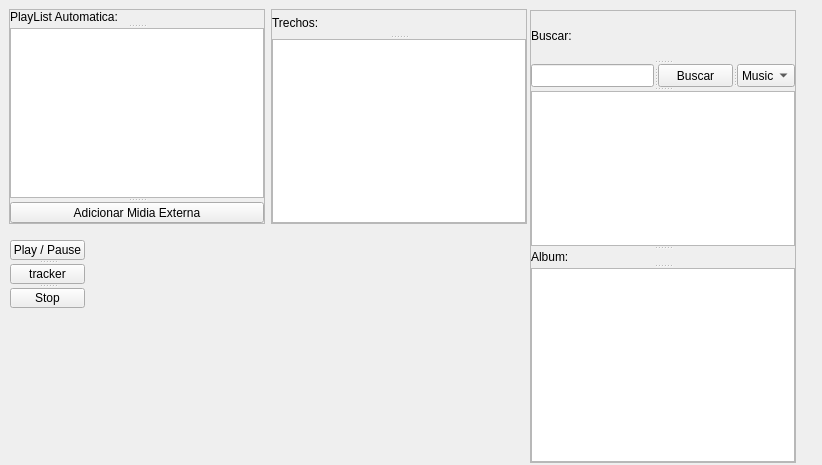
<?xml version="1.0" encoding="UTF-8"?>
<ui version="4.0">
 <class>Form</class>
 <widget class="QWidget" name="Form">
  <property name="geometry">
   <rect>
    <x>0</x>
    <y>0</y>
    <width>822</width>
    <height>465</height>
   </rect>
  </property>
  <property name="windowTitle">
   <string>Sono7</string>
  </property>
  <widget class="QSplitter" name="area_trecho">
   <property name="geometry">
    <rect>
     <x>271</x>
     <y>9</y>
     <width>256</width>
     <height>215</height>
    </rect>
   </property>
   <property name="maximumSize">
    <size>
     <width>256</width>
     <height>16777215</height>
    </size>
   </property>
   <property name="frameShape">
    <enum>QFrame::StyledPanel</enum>
   </property>
   <property name="orientation">
    <enum>Qt::Vertical</enum>
   </property>
   <widget class="QLabel" name="label_3">
    <property name="styleSheet">
     <string notr="true">font: 75 14pt &quot;MS Shell Dlg 2&quot;;</string>
    </property>
    <property name="text">
     <string>Trechos:</string>
    </property>
   </widget>
   <widget class="QListWidget" name="lista_trechos">
    <property name="maximumSize">
     <size>
      <width>256</width>
      <height>184</height>
     </size>
    </property>
   </widget>
  </widget>
  <widget class="QSplitter" name="area_playlist">
   <property name="geometry">
    <rect>
     <x>9</x>
     <y>9</y>
     <width>256</width>
     <height>215</height>
    </rect>
   </property>
   <property name="maximumSize">
    <size>
     <width>256</width>
     <height>16777215</height>
    </size>
   </property>
   <property name="frameShape">
    <enum>QFrame::StyledPanel</enum>
   </property>
   <property name="orientation">
    <enum>Qt::Vertical</enum>
   </property>
   <widget class="QLabel" name="label_4">
    <property name="styleSheet">
     <string notr="true">font: 75 14pt &quot;MS Shell Dlg 2&quot;;</string>
    </property>
    <property name="text">
     <string>PlayList Automatica:</string>
    </property>
   </widget>
   <widget class="QListWidget" name="lista_playlist">
    <property name="maximumSize">
     <size>
      <width>256</width>
      <height>187</height>
     </size>
    </property>
   </widget>
   <widget class="QToolButton" name="adicionar_midia">
    <property name="text">
     <string>Adicionar Midia Externa</string>
    </property>
   </widget>
  </widget>
  <widget class="QSplitter" name="area_busca_album">
   <property name="geometry">
    <rect>
     <x>530</x>
     <y>10</y>
     <width>266</width>
     <height>453</height>
    </rect>
   </property>
   <property name="frameShape">
    <enum>QFrame::StyledPanel</enum>
   </property>
   <property name="orientation">
    <enum>Qt::Vertical</enum>
   </property>
   <widget class="QSplitter" name="area_buscar">
    <property name="maximumSize">
     <size>
      <width>266</width>
      <height>16777215</height>
     </size>
    </property>
    <property name="orientation">
     <enum>Qt::Vertical</enum>
    </property>
    <widget class="QLabel" name="label">
     <property name="styleSheet">
      <string notr="true">font: 75 14pt &quot;MS Shell Dlg 2&quot;;</string>
     </property>
     <property name="text">
      <string>Buscar:</string>
     </property>
    </widget>
    <widget class="QSplitter" name="splitter">
     <property name="orientation">
      <enum>Qt::Horizontal</enum>
     </property>
     <widget class="QLineEdit" name="buscar_area">
      <property name="styleSheet">
       <string notr="true">border-color: rgb(188, 188, 188);</string>
      </property>
     </widget>
     <widget class="QPushButton" name="botao_buscar">
      <property name="maximumSize">
       <size>
        <width>75</width>
        <height>23</height>
       </size>
      </property>
      <property name="text">
       <string>Buscar</string>
      </property>
     </widget>
     <widget class="QComboBox" name="caixa_opcao">
      <property name="maximumSize">
       <size>
        <width>58</width>
        <height>23</height>
       </size>
      </property>
      <item>
       <property name="text">
        <string>Musica</string>
       </property>
      </item>
      <item>
       <property name="text">
        <string>Album</string>
       </property>
      </item>
      <item>
       <property name="text">
        <string>Tudo</string>
       </property>
      </item>
     </widget>
    </widget>
    <widget class="QListWidget" name="lista_busca">
     <property name="maximumSize">
      <size>
       <width>266</width>
       <height>155</height>
      </size>
     </property>
    </widget>
   </widget>
   <widget class="QSplitter" name="area_album">
    <property name="enabled">
     <bool>true</bool>
    </property>
    <property name="orientation">
     <enum>Qt::Vertical</enum>
    </property>
    <widget class="QLabel" name="label_9">
     <property name="styleSheet">
      <string notr="true">font: 75 14pt &quot;MS Shell Dlg 2&quot;;</string>
     </property>
     <property name="text">
      <string>Album:</string>
     </property>
    </widget>
    <widget class="QListWidget" name="lista_album"/>
   </widget>
  </widget>
  <widget class="QSplitter" name="area_controles">
   <property name="geometry">
    <rect>
     <x>10</x>
     <y>240</y>
     <width>75</width>
     <height>69</height>
    </rect>
   </property>
   <property name="orientation">
    <enum>Qt::Vertical</enum>
   </property>
   <widget class="QPushButton" name="play">
    <property name="maximumSize">
     <size>
      <width>75</width>
      <height>21</height>
     </size>
    </property>
    <property name="text">
     <string>Play / Pause</string>
    </property>
   </widget>
   <widget class="QPushButton" name="audio">
    <property name="minimumSize">
     <size>
      <width>75</width>
      <height>20</height>
     </size>
    </property>
    <property name="maximumSize">
     <size>
      <width>75</width>
      <height>20</height>
     </size>
    </property>
    <property name="text">
     <string>tracker</string>
    </property>
   </widget>
   <widget class="QPushButton" name="stop">
    <property name="text">
     <string>Stop</string>
    </property>
   </widget>
  </widget>
 </widget>
 <tabstops>
  <tabstop>buscar_area</tabstop>
  <tabstop>lista_playlist</tabstop>
  <tabstop>adicionar_midia</tabstop>
  <tabstop>play</tabstop>
  <tabstop>audio</tabstop>
  <tabstop>stop</tabstop>
  <tabstop>lista_busca</tabstop>
  <tabstop>lista_album</tabstop>
  <tabstop>lista_trechos</tabstop>
  <tabstop>botao_buscar</tabstop>
  <tabstop>caixa_opcao</tabstop>
 </tabstops>
 <resources/>
 <connections/>
</ui>
